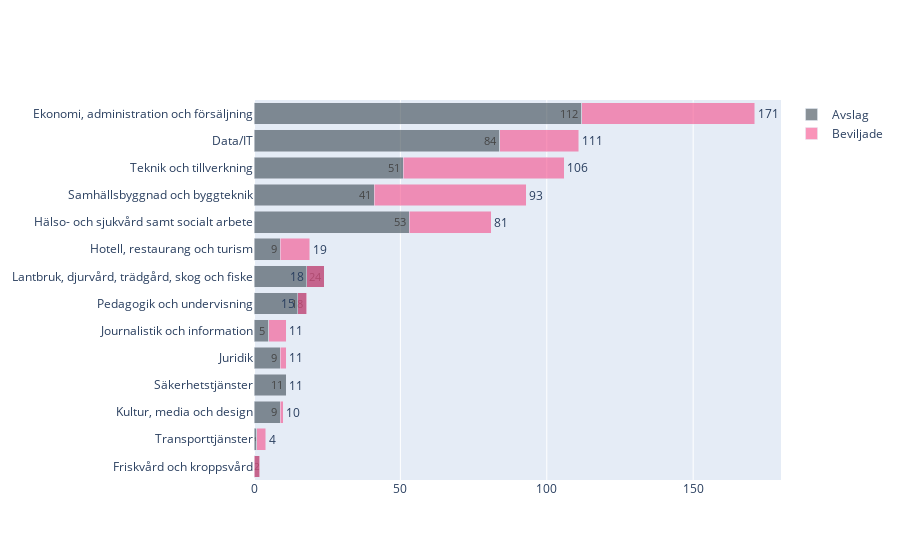

The notebook cell this image was saved under:
### Code cell
def make_fig_utbildningsomrade_beslut(df_utbildningsomrade_beslut):
    fig = go.Figure()

    fig.add_trace(
        go.Bar(
            y=df_utbildningsomrade_beslut.index,
            x=df_utbildningsomrade_beslut["Avslag"],
            name="Avslag",
            # customdata=df_utbildningsomrade_beslut["Avslag"],
            # hovertemplate="%{customdata}<extra>Avslag</extra>",
            hovertemplate="%{x}<extra>Avslag</extra>",
            orientation="h",
            text=df_utbildningsomrade_beslut["Avslag"],
            textposition="inside",
            insidetextanchor="end",
            textangle=0,
            marker=dict(color="rgba(58, 71, 80, 0.6)"),
        )
    )

    fig.add_trace(
        go.Bar(
            y=df_utbildningsomrade_beslut.index,
            x=df_utbildningsomrade_beslut["Beviljade"] - df_utbildningsomrade_beslut["Avslag"],
            name="Beviljade",
            customdata=df_utbildningsomrade_beslut["Beviljade"],
            hovertemplate="%{customdata}<extra>Beviljade</extra>",
            # hovertemplate="%{x}<extra>Beviljade</extra>",
            orientation="h",
            text=df_utbildningsomrade_beslut["Beviljade"],
            textposition="outside",
            insidetextanchor="end",
            textangle=0,
            marker=dict(color="rgba(246, 78, 139, 0.6)"),
        )
    )

    sort_order = df_utbildningsomrade_beslut.sort_values("Beviljade").index

    fig.update_layout(
        barmode="stack",
        # yaxis={"categoryorder": "total ascending"},
        yaxis={"categoryorder": "array", "categoryarray": sort_order},
        legend=dict(traceorder="normal"),
    )

    return fig


df_utbildningsomrade_beslut = create_df_utbildningsomrade_beslut(con)
fig_utbildningsomrade_beslut = make_fig_utbildningsomrade_beslut(df_utbildningsomrade_beslut)

fig_utbildningsomrade_beslut

### Figure 1 — Plotly figure (JSON) as saved in the notebook; plotly's stock layout.template omitted (floating-point values rounded to 4 significant figures)
{"data": [{"hovertemplate": "%{x}<extra>Avslag</extra>", "insidetextanchor": "end", "marker": {"color": "rgba(58, 71, 80, 0.6)"}, "name": "Avslag", "orientation": "h", "text": [112.0, 84.0, 51.0, 53.0, 41.0, 24.0, 18.0, 9.0, 11.0, 9.0, 9.0, 5.0, 1.0, 2.0], "textangle": 0, "textposition": "inside", "type": "bar", "x": [112, 84, 51, 53, 41, 24, 18, 9, 11, 9, 9, 5, 1, 2], "y": ["Ekonomi, administration och försäljning", "Data/IT", "Teknik och tillverkning", "Hälso- och sjukvård samt socialt arbete", "Samhällsbyggnad och byggteknik", "Lantbruk, djurvård, trädgård, skog och fiske", "Pedagogik och undervisning", "Hotell, restaurang och turism", "Säkerhetstjänster", "Juridik", "Kultur, media och design", "Journalistik och information", "Transporttjänster", "Friskvård och kroppsvård"]}, {"customdata": [171, 111, 106, 81, 93, 18, 15, 19, 11, 11, 10, 11, 4, 0], "hovertemplate": "%{customdata}<extra>Beviljade</extra>", "insidetextanchor": "end", "marker": {"color": "rgba(246, 78, 139, 0.6)"}, "name": "Beviljade", "orientation": "h", "text": [171.0, 111.0, 106.0, 81.0, 93.0, 18.0, 15.0, 19.0, 11.0, 11.0, 10.0, 11.0, 4.0, 0.0], "textangle": 0, "textposition": "outside", "type": "bar", "x": [59, 27, 55, 28, 52, -6, -3, 10, 0, 2, 1, 6, 3, -2], "y": ["Ekonomi, administration och försäljning", "Data/IT", "Teknik och tillverkning", "Hälso- och sjukvård samt socialt arbete", "Samhällsbyggnad och byggteknik", "Lantbruk, djurvård, trädgård, skog och fiske", "Pedagogik och undervisning", "Hotell, restaurang och turism", "Säkerhetstjänster", "Juridik", "Kultur, media och design", "Journalistik och information", "Transporttjänster", "Friskvård och kroppsvård"]}], "layout": {"barmode": "stack", "legend": {"traceorder": "normal"}, "yaxis": {"categoryarray": ["Friskvård och kroppsvård", "Transporttjänster", "Kultur, media och design", "Säkerhetstjänster", "Juridik", "Journalistik och information", "Pedagogik och undervisning", "Lantbruk, djurvård, trädgård, skog och fiske", "Hotell, restaurang och turism", "Hälso- och sjukvård samt socialt arbete", "Samhällsbyggnad och byggteknik", "Teknik och tillverkning", "Data/IT", "Ekonomi, administration och försäljning"], "categoryorder": "array"}}}
